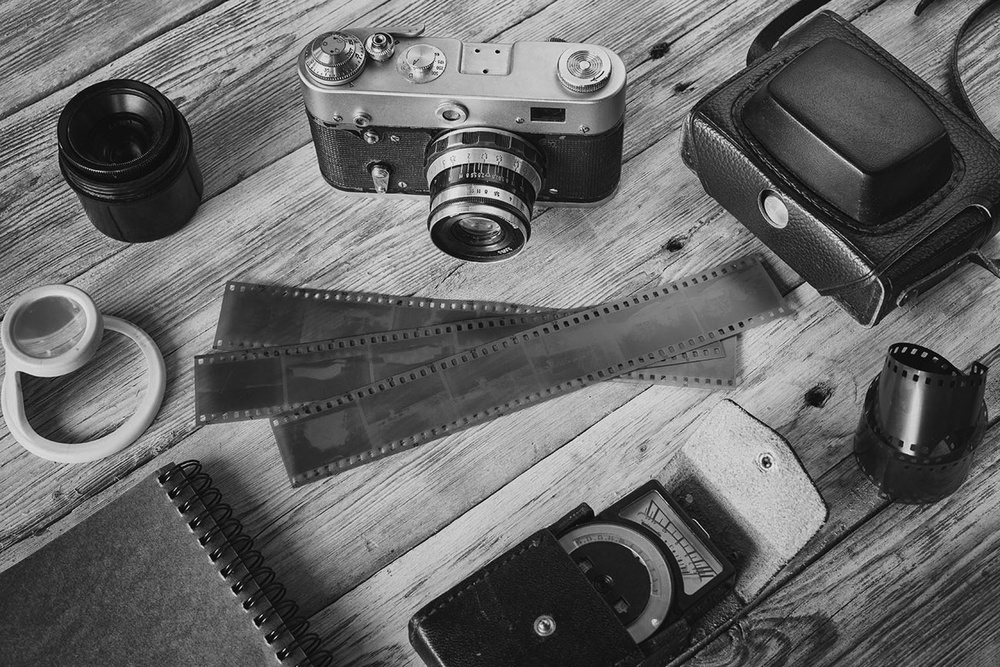
#> input picture Latihan_3_Intensity_Transformation/sample.jpg, 1000 x 667 px, shrunk from 1300 x 867 before the run, given in place of Lenna.png, which was not available
$ python 5ColorEnhancement.py
#> lines starting #> are read from the running program, lines starting #| are printed output that depends on the picture; pictures that were not available may be replaced by others from this repository, and a replacement may not be noted
import cv2
import matplotlib.pyplot as plt
import numpy as np

image = cv2.imread('Lenna.png')
#> image is the input picture: shape (667, 1000, 3); min 0, max 249, mean 103.4

plt.subplot(1, 2, 1)
plt.title('Original')
plt.imshow(image)

image = cv2.cvtColor(image, cv2.COLOR_RGB2HSV)
#> image: shape (667, 1000, 3); mean H, S, V 0, 0, 103.4

image[:, :, 0] = image[:, :, 0] * 0.7
image[:, :, 1] = image[:, :, 1] * 1.5
image[:, :, 2] = image[:, :, 2] * 0.5
#> image: shape (667, 1000, 3); mean H, S, V 0, 0, 51.5

image2 = cv2.cvtColor(image, cv2.COLOR_HSV2BGR)
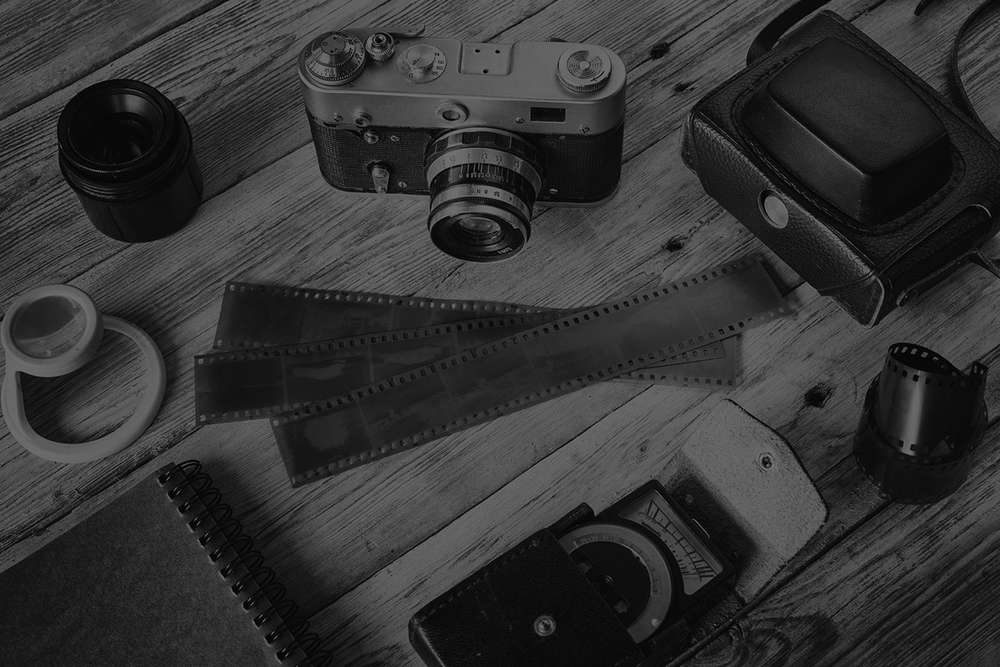
#> image2: shape (667, 1000, 3); min 0, max 124, mean 51.5

cv2.imwrite('enhanced coloured.jpg', image2)

plt.subplot(1, 2, 1)
plt.title('Color Enhanced')
plt.imshow(image2)
plt.show()
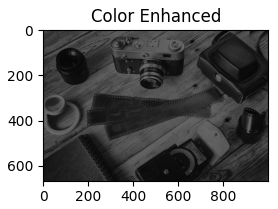
#> figure drawn by matplotlib, 1 panel

$ run again, on Latihan_2_Fourier_Transformation/Dhoni-dive_165121_730x419-m.jpg
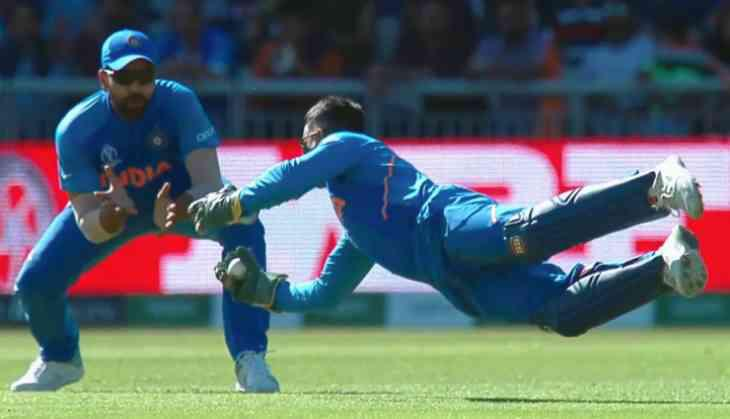
#> input picture Latihan_2_Fourier_Transformation/Dhoni-dive_165121_730x419-m.jpg, 730 x 419 px, given in place of Lenna.png, which was not available
#> image is the input picture: shape (419, 730, 3); mean B, G, R 106.3, 104.1, 91.5
#> `image2 = cv2.cvtColor(image, cv2.COLOR_HSV2BGR)`:
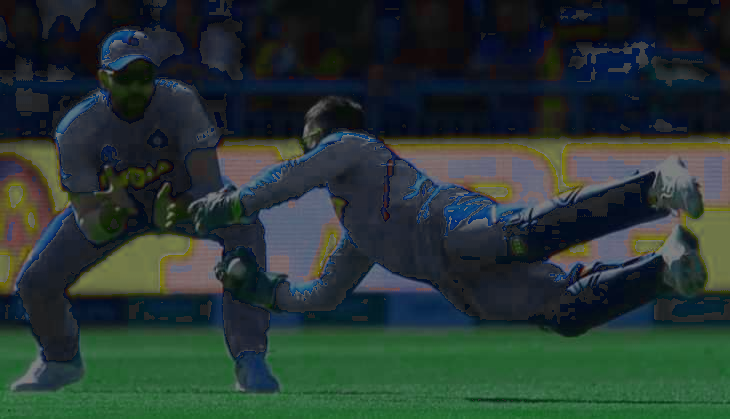
#> image2: shape (419, 730, 3); mean R, G, B 39.6, 55.1, 50.9
#> `plt.show()`:
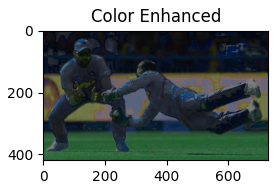
#> figure drawn by matplotlib, 1 panel; B, G, R data is drawn as R, G, B
